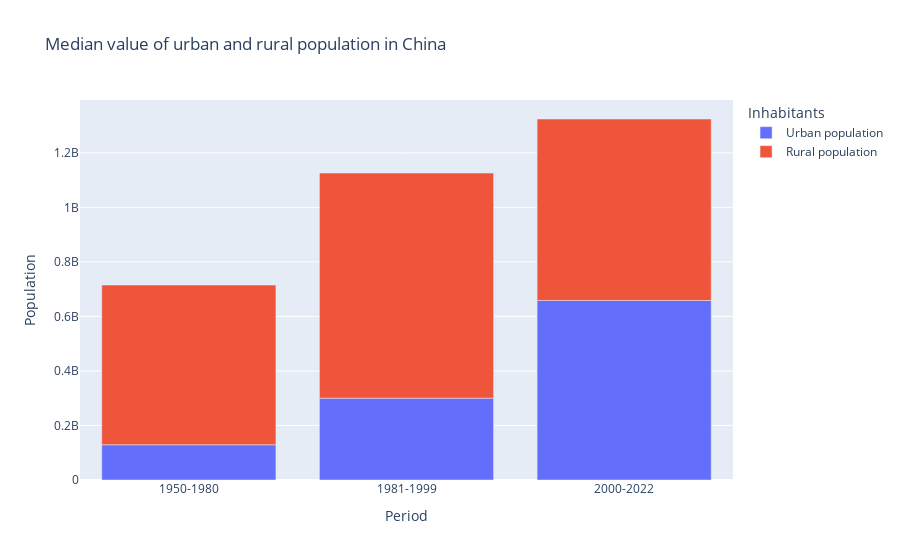

The notebook cell saved with this chart:
### Code cell
periods_medians = pd.DataFrame(
    {
        "Period": [
            "1950-1980", 
            "1950-1980",
            "1981-1999",
            "1981-1999",
            "2000-2022",
            "2000-2022"
        ],
        "Population": [
            int(f_p["Urban Population"].median()),
            int(f_p["Rural Population"].median()),
            int(s_p["Urban Population"].median()),
            int(s_p["Rural Population"].median()),
            int(t_p["Urban Population"].median()),
            int(t_p["Rural Population"].median())
        ],
        "Inhabitants": [
            "Urban population",
            "Rural population",
            "Urban population",
            "Rural population",
            "Urban population",
            "Rural population"
        ]
    }
)

figure = px.bar(periods_medians, x="Period", y="Population", color="Inhabitants", title="Median value of urban and rural population in China")
figure.show()

### Figure 1 — Plotly figure (JSON) as saved in the notebook; plotly's stock layout.template omitted (floating-point values rounded to 4 significant figures)
{"data": [{"alignmentgroup": "True", "hovertemplate": "Inhabitants=Urban population<br>Period=%{x}<br>Population=%{y}<extra></extra>", "legendgroup": "Urban population", "marker": {"color": "#636efa", "pattern": {"shape": ""}}, "name": "Urban population", "offsetgroup": "Urban population", "orientation": "v", "showlegend": true, "textposition": "auto", "type": "bar", "x": ["1950-1980", "1981-1999", "2000-2022"], "xaxis": "x", "y": [129348359, 300165618, 658498663], "yaxis": "y"}, {"alignmentgroup": "True", "hovertemplate": "Inhabitants=Rural population<br>Period=%{x}<br>Population=%{y}<extra></extra>", "legendgroup": "Rural population", "marker": {"color": "#EF553B", "pattern": {"shape": ""}}, "name": "Rural population", "offsetgroup": "Rural population", "orientation": "v", "showlegend": true, "textposition": "auto", "type": "bar", "x": ["1950-1980", "1981-1999", "2000-2022"], "xaxis": "x", "y": [585836641, 825589438, 665644371], "yaxis": "y"}], "layout": {"autosize": true, "barmode": "relative", "legend": {"title": {"text": "Inhabitants"}, "tracegroupgap": 0}, "title": {"text": "Median value of urban and rural population in China"}, "xaxis": {"anchor": "y", "autorange": true, "domain": [0, 1], "range": [-0.5, 2.5], "title": {"text": "Period"}, "type": "category"}, "yaxis": {"anchor": "x", "autorange": true, "domain": [0, 1], "range": [0, 1394000000.0], "title": {"text": "Population"}, "type": "linear"}}}
